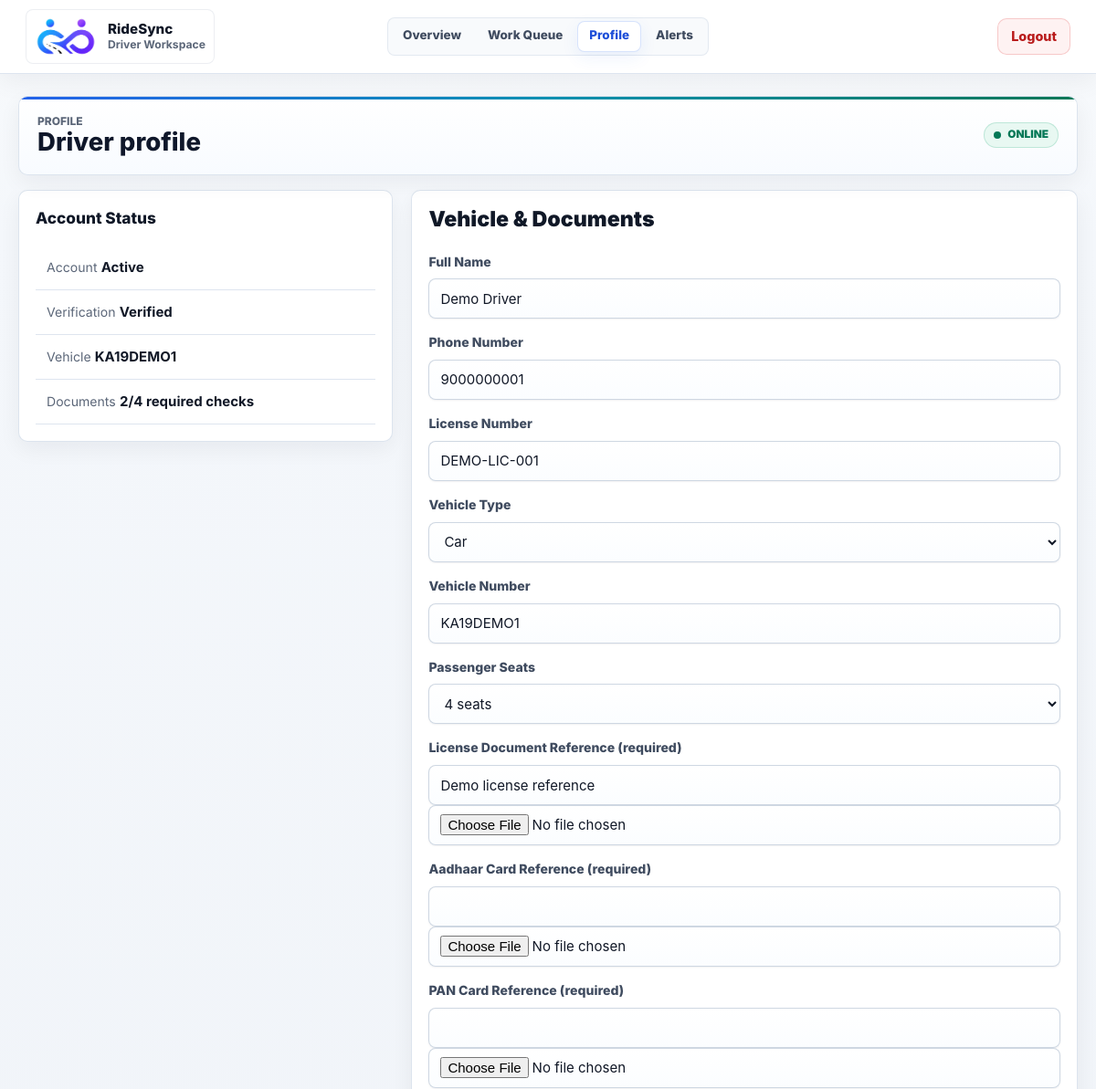
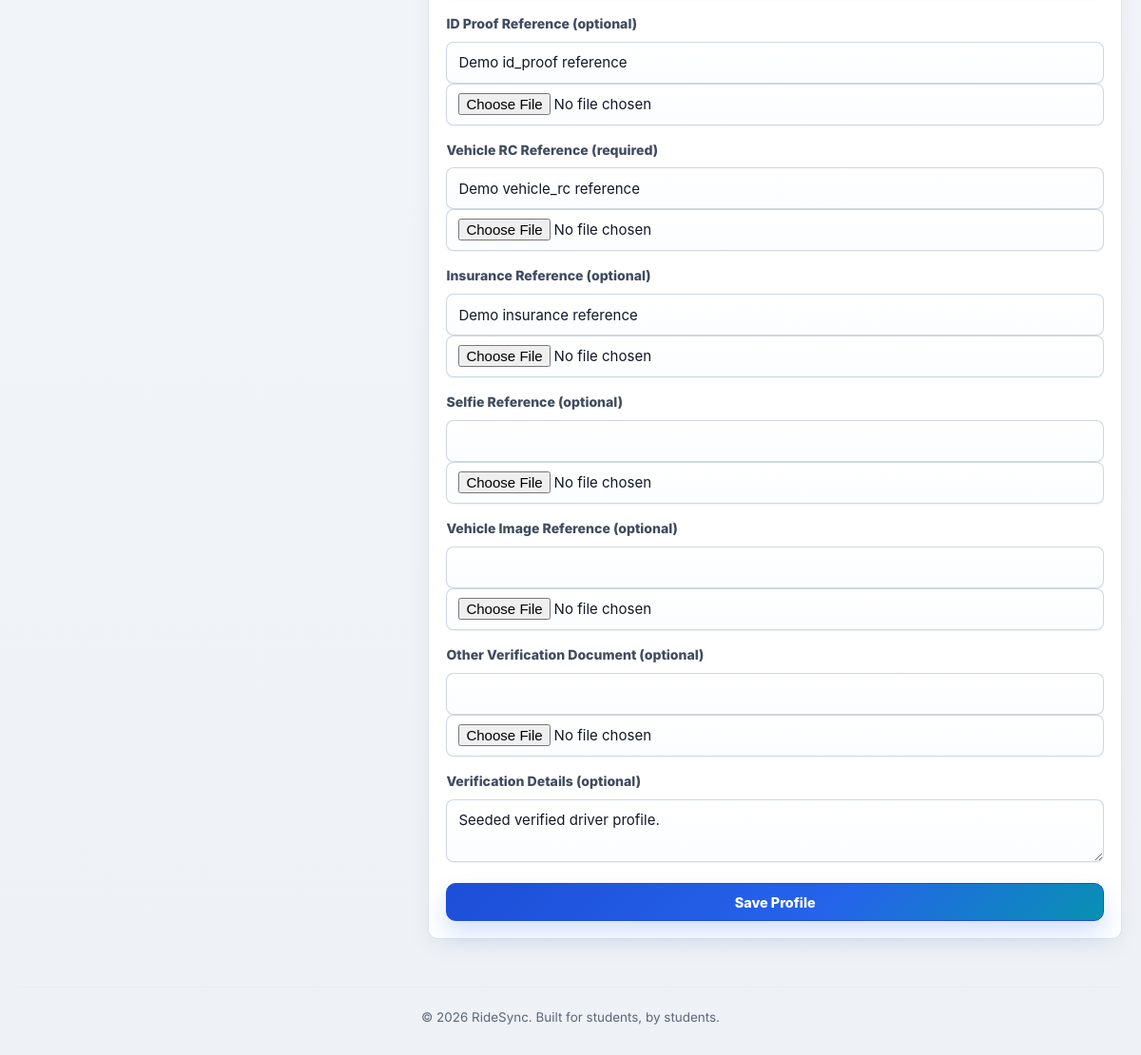
The page /pages/driver_profile.php (signed in) on the database its author committed (2 pictures, top to bottom).
### tables this page shows
CREATE TABLE IF NOT EXISTS driver_accounts (
  id INT NOT NULL AUTO_INCREMENT,
  name VARCHAR(100) NOT NULL,
  email VARCHAR(190) NOT NULL,
  password VARCHAR(255) NOT NULL,
  phone VARCHAR(20) NOT NULL,
  status ENUM('active', 'inactive', 'suspended') NOT NULL DEFAULT 'active',
  onboarding_status ENUM('incomplete', 'complete') NOT NULL DEFAULT 'complete',
  created_at TIMESTAMP NOT NULL DEFAULT CURRENT_TIMESTAMP,
  updated_at TIMESTAMP NOT NULL DEFAULT CURRENT_TIMESTAMP ON UPDATE CURRENT_TIMESTAMP,
  PRIMARY KEY (id),
  UNIQUE KEY uq_driver_accounts_email (email),
  UNIQUE KEY uq_driver_accounts_phone (phone)
);

CREATE TABLE IF NOT EXISTS driver_account_profiles (
  id INT NOT NULL AUTO_INCREMENT,
  driver_id INT NOT NULL,
  license_number VARCHAR(80) NOT NULL,
  verification_details TEXT NULL,
  verification_status ENUM('pending', 'verified', 'rejected') NOT NULL DEFAULT 'pending',
  created_at TIMESTAMP NOT NULL DEFAULT CURRENT_TIMESTAMP,
  updated_at TIMESTAMP NOT NULL DEFAULT CURRENT_TIMESTAMP ON UPDATE CURRENT_TIMESTAMP,
  PRIMARY KEY (id),
  UNIQUE KEY uq_driver_account_profiles_driver_id (driver_id),
  KEY idx_driver_profiles_status (verification_status, driver_id),
  CONSTRAINT fk_driver_account_profiles_driver
    FOREIGN KEY (driver_id) REFERENCES driver_accounts(id)
    ON DELETE CASCADE
);

CREATE TABLE IF NOT EXISTS driver_account_vehicles (
  id INT NOT NULL AUTO_INCREMENT,
  driver_id INT NOT NULL,
  vehicle_type ENUM('Bike', 'Car', 'Auto', 'Van', 'Other') NOT NULL,
  vehicle_number VARCHAR(40) NOT NULL,
  seating_capacity TINYINT UNSIGNED NOT NULL,
  created_at TIMESTAMP NOT NULL DEFAULT CURRENT_TIMESTAMP,
  updated_at TIMESTAMP NOT NULL DEFAULT CURRENT_TIMESTAMP ON UPDATE CURRENT_TIMESTAMP,
  PRIMARY KEY (id),
  UNIQUE KEY uq_driver_account_vehicles_driver_id (driver_id),
  UNIQUE KEY uq_driver_account_vehicles_number (vehicle_number),
  CONSTRAINT fk_driver_account_vehicles_driver
    FOREIGN KEY (driver_id) REFERENCES driver_accounts(id)
    ON DELETE CASCADE
);

CREATE TABLE IF NOT EXISTS driver_account_documents (
  id INT NOT NULL AUTO_INCREMENT,
  driver_id INT NOT NULL,
  document_type ENUM('license', 'aadhaar', 'pan', 'id_proof', 'vehicle_rc', 'insurance', 'profile_photo', 'selfie', 'vehicle_image', 'other') NOT NULL DEFAULT 'license',
  document_reference VARCHAR(255) NOT NULL,
  verification_status ENUM('pending', 'verified', 'rejected') NOT NULL DEFAULT 'pending',
  created_at TIMESTAMP NOT NULL DEFAULT CURRENT_TIMESTAMP,
  PRIMARY KEY (id),
  UNIQUE KEY uq_driver_account_documents_type (driver_id, document_type),
  KEY idx_driver_account_documents_driver_id (driver_id),
  KEY idx_driver_documents_status (verification_status, document_type, driver_id),
  CONSTRAINT fk_driver_account_documents_driver
    FOREIGN KEY (driver_id) REFERENCES driver_accounts(id)
    ON DELETE CASCADE
);

### pages/driver_profile.php (the view, shortened to what the rows shown need)
<?php
require_once __DIR__ . '/../config/db.php';
require_once __DIR__ . '/../includes/driver_account_helper.php';
$driverId = (int) $_SESSION['driver_id'];
$state = ridesync_fetch_driver_state($conn, $driverId);
$account = $state['account'];
$profile = $state['profile'];
$vehicle = $state['vehicle'];
$driverProfileOld = $_SESSION['driver_profile_old'] ?? [];
function ridesync_driver_profile_old_value(array $oldInput, string $key, string $default = ''): string
{
    return htmlspecialchars((string) ($oldInput[$key] ?? $default));
}
$documentsByType = $state['documents'] ?? [];
require_once __DIR__ . '/../includes/driver_header.php';
?>
<div class="driver-page-header">
    <div>
        <h1>Driver profile</h1>
    </div>
</div>
<div class="driver-profile-grid">
    <section class="driver-panel">
        <h2>Account Status</h2>
        <div class="driver-list compact">
            <div class="driver-list-item">
                <span>Account</span>
                <strong><?php echo ucfirst(htmlspecialchars($account['status'] ?? 'active')); ?></strong>
            </div>
            <div class="driver-list-item">
                <span>Verification</span>
                <strong><?php echo ridesync_driver_is_verified($state) ? 'Verified' : ucfirst(htmlspecialchars($profile['verification_status'] ?? 'pending')); ?></strong>
            </div>
            <div class="driver-list-item">
                <span>Vehicle</span>
                <strong><?php echo htmlspecialchars($vehicle['vehicle_number'] ?? 'Not added'); ?></strong>
            </div>
        </div>
    </section>
    <section class="form-container driver-profile-form">
        <h2>Vehicle & Documents</h2>
        <form action="/ridesync/actions/driver_account_action.php" method="POST" enctype="multipart/form-data">
            <div class="form-group">
                <label for="name">Full Name</label>
                <input type="text" id="name" name="name" required value="<?php echo ridesync_driver_profile_old_value($driverProfileOld, 'name', $account['name'] ?? ''); ?>">
            </div>
            <div class="form-group">
                <label for="phone">Phone Number</label>
                <input type="tel" id="phone" name="phone" required value="<?php echo ridesync_driver_profile_old_value($driverProfileOld, 'phone', $account['phone'] ?? ''); ?>">
            </div>
            <div class="form-group">
                <label for="license_number">License Number</label>
                <input type="text" id="license_number" name="license_number" required value="<?php echo ridesync_driver_profile_old_value($driverProfileOld, 'license_number', $profile['license_number'] ?? ''); ?>">
            </div>
            <div class="form-group">
                <label for="vehicle_type">Vehicle Type</label>
                <select id="vehicle_type" name="vehicle_type" required>
                    <?php
                    $selectedType = (string) ($driverProfileOld['vehicle_type'] ?? ($vehicle['vehicle_type'] ?? 'Car'));
                    foreach (['Bike', 'Car', 'Auto', 'Van', 'Other'] as $type):
                    ?>
                        <option value="<?php echo $type; ?>" <?php echo $selectedType === $type ? 'selected' : ''; ?>><?php echo $type; ?></option>
                    <?php endforeach; ?>
                </select>
            </div>
            <div class="form-group">
                <label for="vehicle_number">Vehicle Number</label>
                <input type="text" id="vehicle_number" name="vehicle_number" required value="<?php echo ridesync_driver_profile_old_value($driverProfileOld, 'vehicle_number', $vehicle['vehicle_number'] ?? ''); ?>">
            </div>
            <div class="form-group">
                <label for="seating_capacity">Passenger Seats</label>
                <select id="seating_capacity" name="seating_capacity" required>
                    <?php
                    $selectedSeats = (int) ($driverProfileOld['seating_capacity'] ?? ($vehicle['seating_capacity'] ?? 4));
                    for ($i = 1; $i <= 8; $i++):
                    ?>
                        <option value="<?php echo $i; ?>" <?php echo $selectedSeats === $i ? 'selected' : ''; ?>><?php echo $i; ?> seat<?php echo $i === 1 ? '' : 's'; ?></option>
                    <?php endfor; ?>
                </select>
            </div>
            <div class="form-group">
                <label for="document_reference">License Document Reference (required)</label>
                <input type="text" id="document_reference" name="document_reference" value="<?php echo ridesync_driver_profile_old_value($driverProfileOld, 'document_reference', $documentsByType['license']['document_reference'] ?? ''); ?>">
                <input type="file" id="license_file" name="license_file" accept=".pdf,.jpg,.jpeg,.png,application/pdf,image/jpeg,image/png">
            </div>
            <div class="form-group">
                <label for="id_proof_reference">ID Proof Reference (optional)</label>
                <input type="text" id="id_proof_reference" name="id_proof_reference" value="<?php echo ridesync_driver_profile_old_value($driverProfileOld, 'id_proof_reference', $documentsByType['id_proof']['document_reference'] ?? ''); ?>">
                <input type="file" id="id_proof_file" name="id_proof_file" accept=".pdf,.jpg,.jpeg,.png,application/pdf,image/jpeg,image/png">
            </div>
            <div class="form-group">
                <label for="vehicle_rc_reference">Vehicle RC Reference (required)</label>
                <input type="text" id="vehicle_rc_reference" name="vehicle_rc_reference" value="<?php echo ridesync_driver_profile_old_value($driverProfileOld, 'vehicle_rc_reference', $documentsByType['vehicle_rc']['document_reference'] ?? ''); ?>">
                <input type="file" id="vehicle_rc_file" name="vehicle_rc_file" accept=".pdf,.jpg,.jpeg,.png,application/pdf,image/jpeg,image/png">
            </div>
            <div class="form-group">
                <label for="insurance_reference">Insurance Reference (optional)</label>
                <input type="text" id="insurance_reference" name="insurance_reference" value="<?php echo ridesync_driver_profile_old_value($driverProfileOld, 'insurance_reference', $documentsByType['insurance']['document_reference'] ?? ''); ?>">
                <input type="file" id="insurance_file" name="insurance_file" accept=".pdf,.jpg,.jpeg,.png,application/pdf,image/jpeg,image/png">
            </div>
            <div class="form-group">
                <label for="verification_details">Verification Details (optional)</label>
                <textarea id="verification_details" name="verification_details"><?php echo ridesync_driver_profile_old_value($driverProfileOld, 'verification_details', $profile['verification_details'] ?? ''); ?></textarea>
            </div>
        </form>
    </section>
</div>
<?php require_once __DIR__ . '/../includes/driver_footer.php'; ?>

### rows shown on the page
driver_accounts: status "Active", driver_account_profiles.verification_status "Verified", driver_account_vehicles.vehicle_number "KA19DEMO1", name "Demo Driver", phone "9000000001", license_number "DEMO-LIC-001", vehicle_number "KA19DEMO1", verification_details "Seeded verified driver profile."
driver_account_vehicles: vehicle_type "Car", seating_capacity "4 seats"
driver_account_documents: document_reference "Demo license reference"
driver_account_documents: id_proof_reference "Demo id_proof reference"
driver_account_documents: vehicle_rc_reference "Demo vehicle_rc reference"
driver_account_documents: insurance_reference "Demo insurance reference"

### other values the page prints
$requiredDocumentSummary['verified'] "2"
